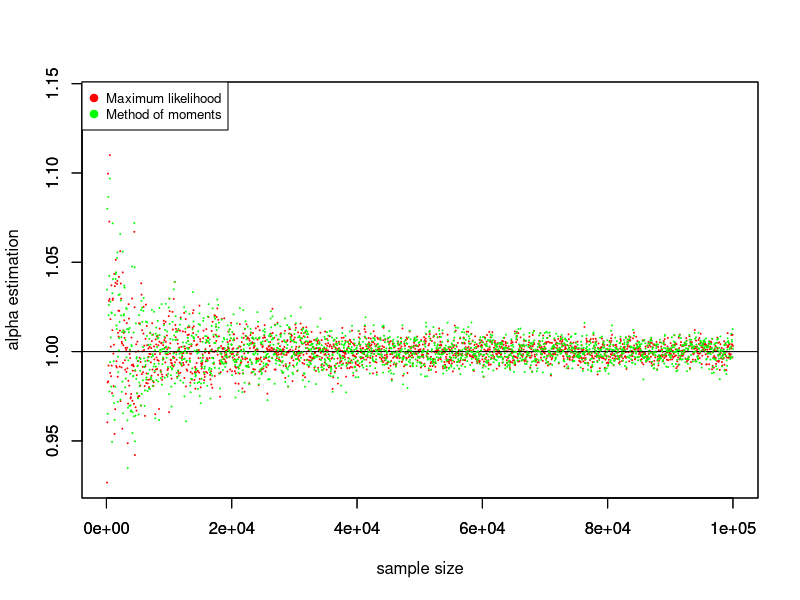
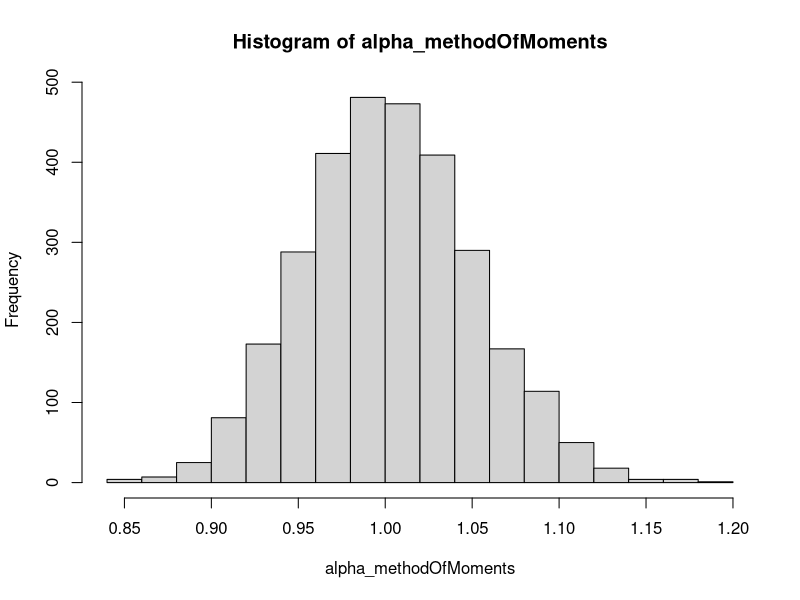
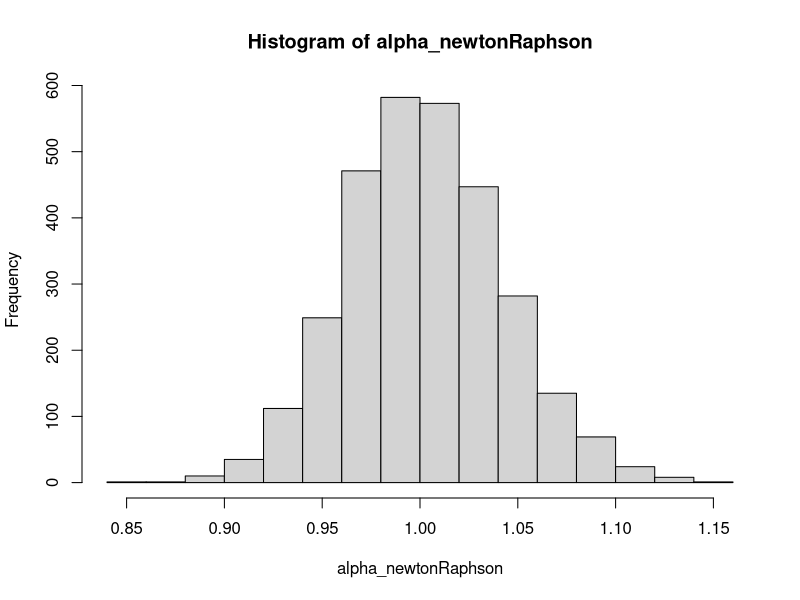
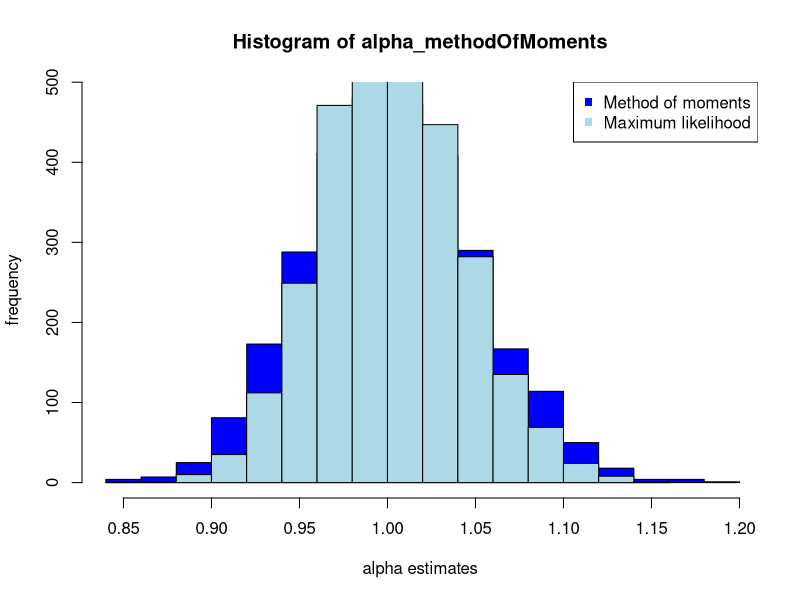
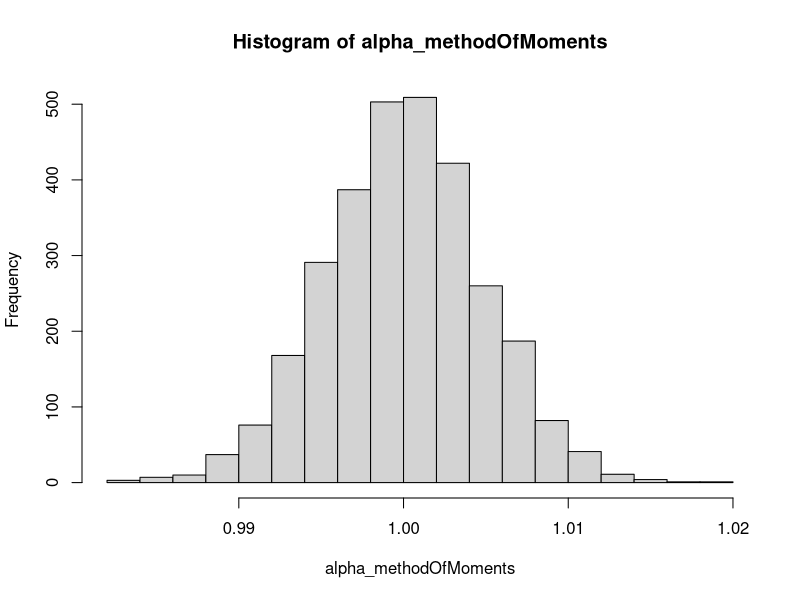
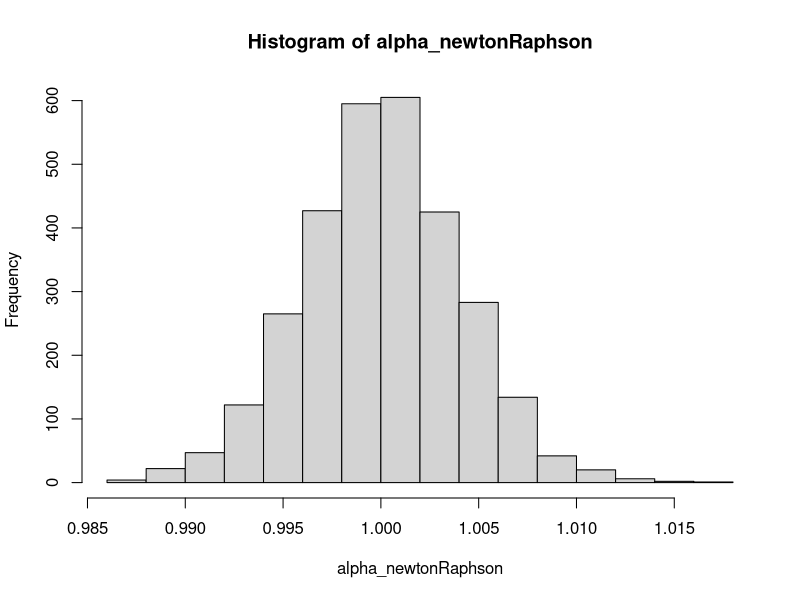
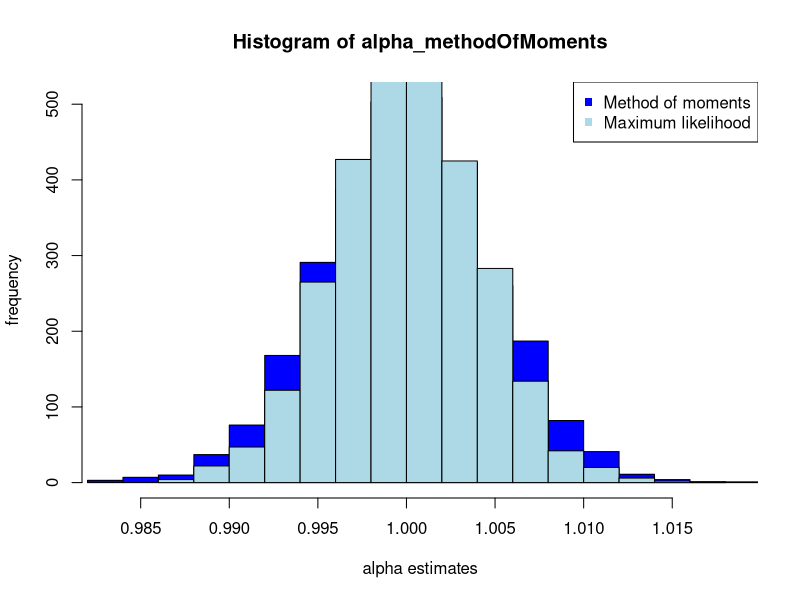
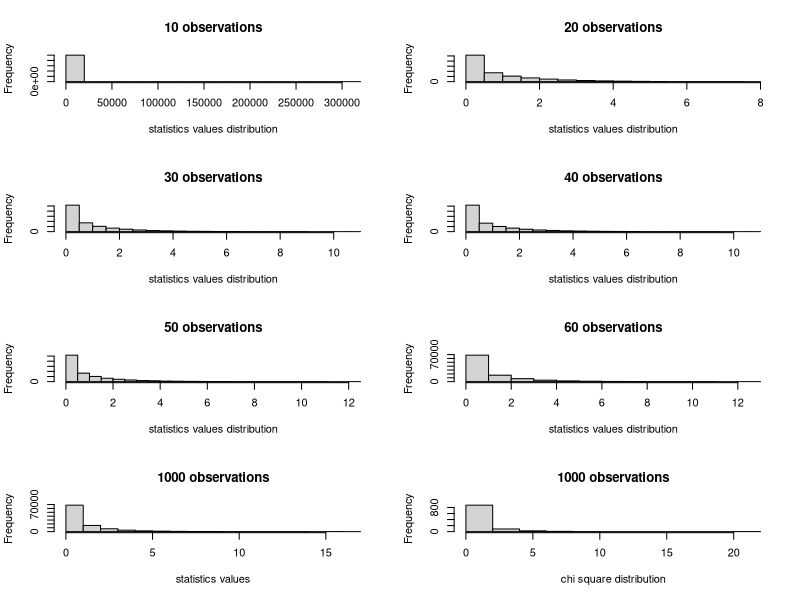

Write R code to recreate these figures, in order.
# Data generation
f.generate <- function(nobs, alpha = 1, beta = 3) {
  ## Generation of X_1,...,X_n following a Beta(alpha, beta)
  data <- rbeta(nobs, alpha, beta)
  return(data)
}

# Method of moments
f.methodOfMoments <- function(data) {
  ## Empirical mean and variance
  xBar <- mean(data)
  v <- var(data)
  ## alpha_hat and beta_hat estimates
  alpha_hat <- xBar*(xBar*(1-xBar)/v-1)
  beta_hat <- (1-xBar)*(xBar*(1-xBar)/v-1)
  ## Result
  return(c(alpha_hat, beta_hat))
}

# Newton-Raphson algorithm
f.newtonRaphson <- function(data, precisionThreshold = 0.0001) {
  ## Initialization: theta_hat from method of moments
  ## Vector of precision to compare with, at each iteration
  ## (termination if the difference between 2 iterations is under precisionThreshold)
  theta_hat = f.methodOfMoments(data)
  precision <- c(10000, 10000) # Initialization of alpha and beta precision to huge values
  ## Iterations
  while (abs(precision[1] > precisionThreshold) | precision[2] > precisionThreshold) {
    alpha_hat <- theta_hat[1]
    beta_hat <- theta_hat[2]
    ### Let's compute the gradient of the likelihood function and its hessian matrix
    ### using digamma and trigamma functions for simpler calculus
    ### We get rid of n (number of observations) as they go when we take the product of gradient^(-1) with hessian
    gradient <- matrix(c(digamma(alpha_hat+beta_hat) - digamma(alpha_hat) + mean(log(data)),
                         digamma(alpha_hat+beta_hat) - digamma(beta_hat) + mean(log(1-data))),
                       2,1)
    hessian <- solve(matrix(c(trigamma(alpha_hat+beta_hat) - trigamma(alpha_hat), # solve = inverse matrix
                        trigamma(alpha_hat+beta_hat),
                        trigamma(alpha_hat+beta_hat),
                        trigamma(alpha_hat+beta_hat) - trigamma(beta_hat)),
                      2,2))
    ### Iteration updates
    precision <- hessian %*% gradient
    theta_hat <- theta_hat - precision
  }
  return(theta_hat)
}

# Comparison of the maximum likelihood and the method of moments
# Alpha and Beta properties are the same. Let's focus on Alpha
## How does the sample size play a role?
## Chart 1
### Retrieve estimates for different sample sizes
nobs <- seq(100, 100000, by=50)
alpha_methodOfMoments <- vector("numeric", length(nobs))
alpha_newtonRaphson <- vector("numeric", length(nobs))
for (i in seq(1:length(nobs))) {
  data <- f.generate(nobs = nobs[i])
  alpha_methodOfMoments[i] <- f.methodOfMoments(data)[1]
  alpha_newtonRaphson[i] <- f.newtonRaphson(data)[1]
}
### Plot
plot.new()
par(mfrow=c(1,1))
plot(nobs,
     alpha_newtonRaphson,
     type="p",
     xlim=range(nobs),
     ylim=range(c(alpha_newtonRaphson,alpha_methodOfMoments)),
     pch=19, cex = 0.1, axes = TRUE, col="red ", xlab = "sample size", ylab = "alpha estimation")
par(new = TRUE)
abline(h = 1, col = "black")
par(new = TRUE)
plot(nobs,
     alpha_methodOfMoments,
     type="p",
     xlim=range(nobs),
     ylim=range(c(alpha_newtonRaphson,alpha_methodOfMoments)),
     pch=19, cex = 0.1, axes = TRUE, col="green ", xlab = "", ylab = "")
legend("topleft", legend = c("Maximum likelihood", "Method of moments"), col=c("red","green"),
        pch=c(19,19) , bty="p", pt.cex = 1, cex = 0.8)
dev.off()

## What does the alpha distribution look like?
## Charts 2&3
f.drawHistogram <- function(nobs, nSamples = 3000) {
  ### Retrieve estimates
  alpha_methodOfMoments <- vector("numeric", length(nSamples))
  alpha_newtonRaphson <- vector("numeric", length(nSamples))
  for (i in seq(1:nSamples)) {
    data <- f.generate(nobs)
    alpha_methodOfMoments[i] <- f.methodOfMoments(data)[1]
    alpha_newtonRaphson[i] <- f.newtonRaphson(data)[1]
  }
  ### Plot
  histogramMOM <- hist(alpha_methodOfMoments)
  histogramNR <- hist(alpha_newtonRaphson)
  histogramRange <- range(c(alpha_methodOfMoments, alpha_newtonRaphson))
  plot.new()
  par(mfrow = c(1,1))
  plot(histogramMOM,
       col= "blue",
       xlim= histogramRange,
       xlab = "alpha estimates",
       ylab = "frequency")
  plot(histogramNR,
       col="lightblue",
       xlim=histogramRange,
       add=T)
  legend("topright", c("Method of moments","Maximum likelihood"), col=c("blue","lightblue") , pch=15:15)
}
f.drawHistogram(nobs = 1000)
f.drawHistogram(nobs = 100000)

# Adapated Newton Raphson and Wald test statistics
f.newtonRaphsonAdapted <- function(data, precisionThreshold = 0.0001) {
  ## Newton Raphson subsection
  theta_hat <- f.newtonRaphson(data = data, precisionThreshold = precisionThreshold)
  alpha_hat <- theta_hat[1]
  beta_hat <- theta_hat[2]
  ## Test subsection
  ### Test Statistics
  fisherInformation <- matrix(c(trigamma(alpha_hat + beta_hat) - trigamma(alpha_hat),
                                trigamma(alpha_hat + beta_hat),
                                trigamma(alpha_hat + beta_hat),
                                trigamma(alpha_hat + beta_hat) - trigamma(beta_hat)),
                              2,2)
  varCov <- 1/length(data) * solve(fisherInformation)
  statChiSquare <- (alpha_hat - beta_hat)^2 / (varCov[1,1] + varCov[2,2] - 2*varCov[1,2])
  return(abs(statChiSquare))
}

# Wald Test
f.waldTest <- function(alpha, nobs) {
  data <- f.generate(nobs = nobs, alpha = alpha, beta = alpha)
  return(f.newtonRaphsonAdapted(data = data))
}
qchisq(0.95, df=1, ncp=0, lower.tail=TRUE, log.p=FALSE)
f.waldTest(alpha = 3, 1000000)

# Asymptotic threshold value
## Generate statistics distribution under H0: alpha = beta
### genNumber: how many times do we compute the statistics for each number of observations?
f.statisticsDistribution <- function(nobs, genNumber = 100000) {
  statisticsValues <- vector("numeric", genNumber)
  for (i in seq(1:genNumber)) {
    data <- f.generate(nobs = nobs, alpha = 2, beta = 2)
    statisticsValues[i] <- f.newtonRaphsonAdapted(data = data)
  }
  result <- list("sampleSize" = nobs, "statisticsValues" = statisticsValues)
  return(result)
}

distribution1000 <- f.statisticsDistribution(1000) # Asymptotic distribution of the statistics for 100000 obs
chiSquareDistrib <- rchisq(1000, 1) # True chi square distribution under one df and for 100000 obs

## Plot results for small sizes
## Plot results for a large sample size (1000)
## Plot a true chi square distribution with 1 df
nobs = seq(10, 60, by = 10)
plot.new()
par(mfrow = c(4,2))
for (i in seq(1, length(nobs))) {
  statistics <- f.statisticsDistribution(nobs[i])
  print(paste(c("Quantiles for", nobs[i], "observations"), collapse = " "))
  print(quantile(statistics$statisticsValues))
  hist(statistics$statisticsValues, main = paste(c(nobs[i], "observations"), collapse = " "), xlab = "statistics values distribution")
}
hist(distribution1000$statisticsValues, main = paste(c(1000, "observations"), collapse = " "), xlab = "statistics values")
hist(chiSquareDistrib, main = paste(c(1000, "observations"), collapse = " "), xlab = "chi square distribution")
dev.off()
quantile(distribution1000$statisticsValues)
quantile(chiSquareDistrib)

finalTest <- f.generate(nobs = 20, alpha = 2, beta = 3)
f.newtonRaphsonAdapted(data = finalTest)
qchisq(0.95, df=1, ncp=0, lower.tail=TRUE, log.p=FALSE)